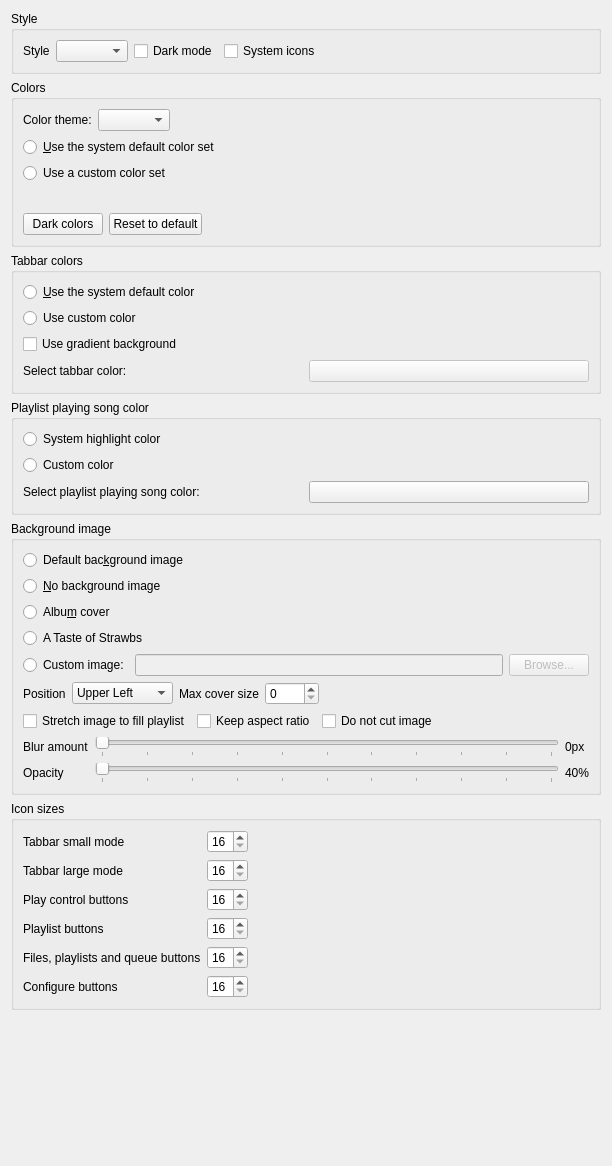
<?xml version="1.0" encoding="UTF-8"?>
<ui version="4.0">
 <class>AppearanceSettingsPage</class>
 <widget class="QWidget" name="AppearanceSettingsPage">
  <property name="geometry">
   <rect>
    <x>0</x>
    <y>0</y>
    <width>612</width>
    <height>1166</height>
   </rect>
  </property>
  <property name="windowTitle">
   <string>Appearance</string>
  </property>
  <layout class="QVBoxLayout" name="layout_appearancesettingspage">
   <item>
    <widget class="QGroupBox" name="groupbox_style">
     <property name="title">
      <string>Style</string>
     </property>
     <layout class="QVBoxLayout" name="verticalLayout">
      <item>
       <layout class="QHBoxLayout" name="layout_style">
        <item>
         <widget class="QLabel" name="label_style">
          <property name="text">
           <string>Style</string>
          </property>
         </widget>
        </item>
        <item>
         <widget class="QComboBox" name="combobox_style">
          <property name="toolTip">
           <string>You might need to restart Strawberry for this setting to fully apply</string>
          </property>
         </widget>
        </item>
        <item>
         <widget class="QCheckBox" name="checkbox_dark_mode">
          <property name="text">
           <string>Dark mode</string>
          </property>
         </widget>
        </item>
        <item>
         <widget class="QCheckBox" name="checkbox_system_icons">
          <property name="toolTip">
           <string>You need to restart Strawberry for this setting to take affect</string>
          </property>
          <property name="text">
           <string>System icons</string>
          </property>
         </widget>
        </item>
        <item>
         <spacer name="spacer_style">
          <property name="orientation">
           <enum>Qt::Horizontal</enum>
          </property>
          <property name="sizeHint" stdset="0">
           <size>
            <width>40</width>
            <height>20</height>
           </size>
          </property>
         </spacer>
        </item>
       </layout>
      </item>
     </layout>
    </widget>
   </item>
   <item>
    <widget class="QGroupBox" name="groupbox_colors">
     <property name="toolTip">
      <string>Changing colors is only supported with some styles</string>
     </property>
     <property name="title">
      <string>Colors</string>
     </property>
     <layout class="QVBoxLayout" name="layout_colors">
      <item>
       <layout class="QHBoxLayout" name="layout_color_theme">
        <item>
         <widget class="QLabel" name="label_color_theme">
          <property name="text">
           <string>Color theme:</string>
          </property>
          <property name="buddy">
           <cstring>combobox_color_theme</cstring>
          </property>
         </widget>
        </item>
        <item>
         <widget class="QComboBox" name="combobox_color_theme">
          <property name="toolTip">
           <string>Named themes override the color set below. Omarchy follows the current desktop theme and falls back to the system colors if none is found.</string>
          </property>
         </widget>
        </item>
        <item>
         <spacer name="spacer_color_theme">
          <property name="orientation">
           <enum>Qt::Horizontal</enum>
          </property>
          <property name="sizeHint" stdset="0">
           <size>
            <width>40</width>
            <height>20</height>
           </size>
          </property>
         </spacer>
        </item>
       </layout>
      </item>
      <item>
       <widget class="QRadioButton" name="use_system_color_set">
        <property name="text">
         <string>&amp;Use the system default color set</string>
        </property>
       </widget>
      </item>
      <item>
       <widget class="QRadioButton" name="use_custom_color_set">
        <property name="text">
         <string>Use a custom color set</string>
        </property>
       </widget>
      </item>
      <item>
       <widget class="QWidget" name="widget_custom_colors" native="true">
        <layout class="QFormLayout" name="layout_custom_colors"/>
       </widget>
      </item>
      <item>
       <layout class="QHBoxLayout" name="layout_color_presets">
        <item>
         <widget class="QPushButton" name="button_dark_colors">
          <property name="toolTip">
           <string>Set a custom color set suitable for a dark theme</string>
          </property>
          <property name="text">
           <string>Dark colors</string>
          </property>
         </widget>
        </item>
        <item>
         <widget class="QPushButton" name="button_reset_colors">
          <property name="toolTip">
           <string>Reset the custom color set to the system default colors</string>
          </property>
          <property name="text">
           <string>Reset to default</string>
          </property>
         </widget>
        </item>
        <item>
         <spacer name="spacer_color_presets">
          <property name="orientation">
           <enum>Qt::Horizontal</enum>
          </property>
          <property name="sizeHint" stdset="0">
           <size>
            <width>40</width>
            <height>20</height>
           </size>
          </property>
         </spacer>
        </item>
       </layout>
      </item>
     </layout>
    </widget>
   </item>
   <item>
    <widget class="QGroupBox" name="groupbox_tabbar_colors">
     <property name="title">
      <string>Tabbar colors</string>
     </property>
     <layout class="QVBoxLayout" name="layout_tabbar_colors">
      <item>
       <widget class="QRadioButton" name="tabbar_system_color">
        <property name="text">
         <string>&amp;Use the system default color</string>
        </property>
       </widget>
      </item>
      <item>
       <widget class="QRadioButton" name="tabbar_custom_color">
        <property name="text">
         <string>Use custom color</string>
        </property>
       </widget>
      </item>
      <item>
       <widget class="QCheckBox" name="tabbar_gradient">
        <property name="text">
         <string>Use gradient background</string>
        </property>
       </widget>
      </item>
      <item>
       <layout class="QHBoxLayout" name="layout_tabbar_color">
        <item>
         <widget class="QLabel" name="label_tabbar_color">
          <property name="enabled">
           <bool>true</bool>
          </property>
          <property name="text">
           <string>Select tabbar color:</string>
          </property>
         </widget>
        </item>
        <item>
         <widget class="QPushButton" name="select_tabbar_color">
          <property name="enabled">
           <bool>false</bool>
          </property>
          <property name="text">
           <string notr="true"/>
          </property>
         </widget>
        </item>
       </layout>
      </item>
     </layout>
    </widget>
   </item>
   <item>
    <widget class="QGroupBox" name="playlist_playing_song_color">
     <property name="title">
      <string>Playlist playing song color</string>
     </property>
     <layout class="QVBoxLayout" name="layout_playlist_playing_song_color">
      <item>
       <widget class="QRadioButton" name="playlist_playing_song_color_system">
        <property name="text">
         <string>System highlight color</string>
        </property>
       </widget>
      </item>
      <item>
       <widget class="QRadioButton" name="playlist_playing_song_color_custom">
        <property name="text">
         <string>Custom color</string>
        </property>
       </widget>
      </item>
      <item>
       <layout class="QHBoxLayout" name="layout_playlist_playing_song_color_custom">
        <item>
         <widget class="QLabel" name="label_select_playlist_playing_song_color">
          <property name="text">
           <string>Select playlist playing song color:</string>
          </property>
         </widget>
        </item>
        <item>
         <widget class="QPushButton" name="select_playlist_playing_song_color">
          <property name="text">
           <string/>
          </property>
         </widget>
        </item>
       </layout>
      </item>
     </layout>
    </widget>
   </item>
   <item>
    <widget class="QGroupBox" name="groupbox_background_image">
     <property name="title">
      <string>Background image</string>
     </property>
     <layout class="QVBoxLayout" name="layout_background_image">
      <item>
       <widget class="QRadioButton" name="use_default_background">
        <property name="text">
         <string>Default bac&amp;kground image</string>
        </property>
       </widget>
      </item>
      <item>
       <widget class="QRadioButton" name="use_no_background">
        <property name="text">
         <string>&amp;No background image</string>
        </property>
       </widget>
      </item>
      <item>
       <widget class="QRadioButton" name="use_album_cover_background">
        <property name="toolTip">
         <string>The album cover of the currently playing song</string>
        </property>
        <property name="text">
         <string>Albu&amp;m cover</string>
        </property>
       </widget>
      </item>
      <item>
       <widget class="QRadioButton" name="use_strawbs_background">
        <property name="text">
         <string notr="true">A Taste of Strawbs</string>
        </property>
       </widget>
      </item>
      <item>
       <layout class="QHBoxLayout" name="layout_custom_image">
        <item>
         <widget class="QRadioButton" name="use_custom_background_image">
          <property name="text">
           <string>Custom image:</string>
          </property>
         </widget>
        </item>
        <item>
         <widget class="QLineEdit" name="background_image_filename">
          <property name="enabled">
           <bool>false</bool>
          </property>
          <property name="text">
           <string notr="true"/>
          </property>
         </widget>
        </item>
        <item>
         <widget class="QPushButton" name="select_background_image_filename_button">
          <property name="enabled">
           <bool>false</bool>
          </property>
          <property name="text">
           <string>Browse...</string>
          </property>
         </widget>
        </item>
       </layout>
      </item>
      <item>
       <widget class="QWidget" name="widget_background_image_options" native="true">
        <layout class="QVBoxLayout" name="layout_custom_background_image_options">
         <property name="leftMargin">
          <number>0</number>
         </property>
         <property name="topMargin">
          <number>0</number>
         </property>
         <property name="rightMargin">
          <number>0</number>
         </property>
         <property name="bottomMargin">
          <number>0</number>
         </property>
         <item>
          <widget class="QWidget" name="widget_background_image_custom_position" native="true">
           <layout class="QHBoxLayout" name="layout_custom_position">
            <property name="leftMargin">
             <number>0</number>
            </property>
            <property name="topMargin">
             <number>0</number>
            </property>
            <property name="rightMargin">
             <number>0</number>
            </property>
            <property name="bottomMargin">
             <number>0</number>
            </property>
            <item>
             <widget class="QLabel" name="label_background_image_position">
              <property name="text">
               <string>Position</string>
              </property>
             </widget>
            </item>
            <item>
             <widget class="QComboBox" name="combobox_background_image_position">
              <item>
               <property name="text">
                <string>Upper Left</string>
               </property>
              </item>
              <item>
               <property name="text">
                <string>Upper Right</string>
               </property>
              </item>
              <item>
               <property name="text">
                <string>Middle</string>
               </property>
              </item>
              <item>
               <property name="text">
                <string>Bottom Left</string>
               </property>
              </item>
              <item>
               <property name="text">
                <string>Bottom Right</string>
               </property>
              </item>
             </widget>
            </item>
            <item>
             <widget class="QLabel" name="label_background_image_max_cover_size">
              <property name="text">
               <string>Max cover size</string>
              </property>
             </widget>
            </item>
            <item>
             <widget class="QSpinBox" name="spinbox_background_image_maxsize">
              <property name="minimum">
               <number>0</number>
              </property>
              <property name="maximum">
               <number>9000</number>
              </property>
             </widget>
            </item>
            <item>
             <spacer name="spacer_background_image_position">
              <property name="orientation">
               <enum>Qt::Horizontal</enum>
              </property>
              <property name="sizeHint" stdset="0">
               <size>
                <width>40</width>
                <height>20</height>
               </size>
              </property>
             </spacer>
            </item>
           </layout>
          </widget>
         </item>
         <item>
          <widget class="QWidget" name="widget_background_image_stretch" native="true">
           <layout class="QHBoxLayout" name="layout_background_image_stretch">
            <property name="leftMargin">
             <number>0</number>
            </property>
            <property name="topMargin">
             <number>0</number>
            </property>
            <property name="rightMargin">
             <number>0</number>
            </property>
            <property name="bottomMargin">
             <number>0</number>
            </property>
            <item>
             <widget class="QCheckBox" name="checkbox_background_image_stretch">
              <property name="text">
               <string>Stretch image to fill playlist</string>
              </property>
             </widget>
            </item>
            <item>
             <widget class="QCheckBox" name="checkbox_background_image_keep_aspect_ratio">
              <property name="text">
               <string>Keep aspect ratio</string>
              </property>
             </widget>
            </item>
            <item>
             <widget class="QCheckBox" name="checkbox_background_image_do_not_cut">
              <property name="text">
               <string>Do not cut image</string>
              </property>
             </widget>
            </item>
            <item>
             <spacer name="spacer_background_image_stretch">
              <property name="orientation">
               <enum>Qt::Horizontal</enum>
              </property>
              <property name="sizeHint" stdset="0">
               <size>
                <width>40</width>
                <height>20</height>
               </size>
              </property>
             </spacer>
            </item>
           </layout>
          </widget>
         </item>
         <item>
          <layout class="QGridLayout" name="layout_background_image_blur_opacity">
           <item row="0" column="0">
            <widget class="QLabel" name="label_background_image_blur">
             <property name="enabled">
              <bool>true</bool>
             </property>
             <property name="text">
              <string>Blur amount</string>
             </property>
            </widget>
           </item>
           <item row="0" column="1">
            <widget class="QSlider" name="slider_background_image_blur">
             <property name="minimum">
              <number>0</number>
             </property>
             <property name="maximum">
              <number>100</number>
             </property>
             <property name="orientation">
              <enum>Qt::Horizontal</enum>
             </property>
             <property name="tickPosition">
              <enum>QSlider::TicksBelow</enum>
             </property>
             <property name="tickInterval">
              <number>10</number>
             </property>
            </widget>
           </item>
           <item row="0" column="2">
            <widget class="QLabel" name="label_background_image_blur_radius">
             <property name="enabled">
              <bool>true</bool>
             </property>
             <property name="text">
              <string>0px</string>
             </property>
            </widget>
           </item>
           <item row="1" column="0">
            <widget class="QLabel" name="label_background_image_opacity">
             <property name="text">
              <string>Opacity</string>
             </property>
            </widget>
           </item>
           <item row="1" column="1">
            <widget class="QSlider" name="slider_background_image_opacity">
             <property name="maximum">
              <number>100</number>
             </property>
             <property name="singleStep">
              <number>10</number>
             </property>
             <property name="orientation">
              <enum>Qt::Horizontal</enum>
             </property>
             <property name="tickPosition">
              <enum>QSlider::TicksBelow</enum>
             </property>
             <property name="tickInterval">
              <number>10</number>
             </property>
            </widget>
           </item>
           <item row="1" column="2">
            <widget class="QLabel" name="label_background_image_opacity_2">
             <property name="text">
              <string>40%</string>
             </property>
            </widget>
           </item>
          </layout>
         </item>
        </layout>
       </widget>
      </item>
     </layout>
    </widget>
   </item>
   <item>
    <widget class="QGroupBox" name="groupbox_icon_sizes">
     <property name="title">
      <string>Icon sizes</string>
     </property>
     <layout class="QHBoxLayout" name="layout_groupbox_icon_sizes">
      <item>
       <layout class="QGridLayout" name="layout_icon_sizes">
        <item row="3" column="0">
         <widget class="QLabel" name="label_icon_size_playlist_buttons">
          <property name="text">
           <string>Playlist buttons</string>
          </property>
         </widget>
        </item>
        <item row="1" column="0">
         <widget class="QLabel" name="label_icon_size_tabbar_large_mode">
          <property name="text">
           <string>Tabbar large mode</string>
          </property>
         </widget>
        </item>
        <item row="2" column="0">
         <widget class="QLabel" name="label_icon_size_play_control_buttons">
          <property name="text">
           <string>Play control buttons</string>
          </property>
         </widget>
        </item>
        <item row="2" column="1">
         <widget class="QSpinBox" name="spinbox_icon_size_play_control_buttons">
          <property name="minimum">
           <number>16</number>
          </property>
          <property name="maximum">
           <number>64</number>
          </property>
         </widget>
        </item>
        <item row="4" column="1">
         <widget class="QSpinBox" name="spinbox_icon_size_left_panel_buttons">
          <property name="minimum">
           <number>16</number>
          </property>
          <property name="maximum">
           <number>64</number>
          </property>
         </widget>
        </item>
        <item row="5" column="0">
         <widget class="QLabel" name="label_icon_size_configure_buttons">
          <property name="text">
           <string>Configure buttons</string>
          </property>
         </widget>
        </item>
        <item row="3" column="1">
         <widget class="QSpinBox" name="spinbox_icon_size_playlist_buttons">
          <property name="minimum">
           <number>16</number>
          </property>
          <property name="maximum">
           <number>64</number>
          </property>
         </widget>
        </item>
        <item row="5" column="1">
         <widget class="QSpinBox" name="spinbox_icon_size_configure_buttons">
          <property name="minimum">
           <number>16</number>
          </property>
          <property name="maximum">
           <number>64</number>
          </property>
         </widget>
        </item>
        <item row="4" column="0">
         <widget class="QLabel" name="label_icon_size_left_panel_buttons">
          <property name="text">
           <string>Files, playlists and queue buttons</string>
          </property>
         </widget>
        </item>
        <item row="1" column="1">
         <widget class="QSpinBox" name="spinbox_icon_size_tabbar_large_mode">
          <property name="minimum">
           <number>16</number>
          </property>
          <property name="maximum">
           <number>64</number>
          </property>
         </widget>
        </item>
        <item row="0" column="0">
         <widget class="QLabel" name="label_icon_size_tabbar_small_mode">
          <property name="text">
           <string>Tabbar small mode</string>
          </property>
         </widget>
        </item>
        <item row="0" column="1">
         <widget class="QSpinBox" name="spinbox_icon_size_tabbar_small_mode">
          <property name="minimum">
           <number>16</number>
          </property>
          <property name="maximum">
           <number>64</number>
          </property>
         </widget>
        </item>
       </layout>
      </item>
      <item>
       <spacer name="spacer_icon_sizes">
        <property name="orientation">
         <enum>Qt::Horizontal</enum>
        </property>
        <property name="sizeHint" stdset="0">
         <size>
          <width>40</width>
          <height>20</height>
         </size>
        </property>
       </spacer>
      </item>
     </layout>
    </widget>
   </item>
   <item>
    <spacer name="spacer_bottom">
     <property name="orientation">
      <enum>Qt::Vertical</enum>
     </property>
     <property name="sizeHint" stdset="0">
      <size>
       <width>20</width>
       <height>40</height>
      </size>
     </property>
    </spacer>
   </item>
  </layout>
 </widget>
 <tabstops>
  <tabstop>combobox_style</tabstop>
  <tabstop>checkbox_dark_mode</tabstop>
  <tabstop>checkbox_system_icons</tabstop>
  <tabstop>use_system_color_set</tabstop>
  <tabstop>use_custom_color_set</tabstop>
  <tabstop>button_dark_colors</tabstop>
  <tabstop>button_reset_colors</tabstop>
  <tabstop>tabbar_system_color</tabstop>
  <tabstop>tabbar_custom_color</tabstop>
  <tabstop>tabbar_gradient</tabstop>
  <tabstop>select_tabbar_color</tabstop>
  <tabstop>playlist_playing_song_color_system</tabstop>
  <tabstop>playlist_playing_song_color_custom</tabstop>
  <tabstop>select_playlist_playing_song_color</tabstop>
  <tabstop>use_default_background</tabstop>
  <tabstop>use_no_background</tabstop>
  <tabstop>use_album_cover_background</tabstop>
  <tabstop>use_strawbs_background</tabstop>
  <tabstop>use_custom_background_image</tabstop>
  <tabstop>background_image_filename</tabstop>
  <tabstop>select_background_image_filename_button</tabstop>
  <tabstop>combobox_background_image_position</tabstop>
  <tabstop>spinbox_background_image_maxsize</tabstop>
  <tabstop>checkbox_background_image_stretch</tabstop>
  <tabstop>checkbox_background_image_keep_aspect_ratio</tabstop>
  <tabstop>checkbox_background_image_do_not_cut</tabstop>
  <tabstop>slider_background_image_blur</tabstop>
  <tabstop>slider_background_image_opacity</tabstop>
  <tabstop>spinbox_icon_size_tabbar_small_mode</tabstop>
  <tabstop>spinbox_icon_size_tabbar_large_mode</tabstop>
  <tabstop>spinbox_icon_size_play_control_buttons</tabstop>
  <tabstop>spinbox_icon_size_playlist_buttons</tabstop>
  <tabstop>spinbox_icon_size_left_panel_buttons</tabstop>
  <tabstop>spinbox_icon_size_configure_buttons</tabstop>
 </tabstops>
 <resources/>
 <connections/>
</ui>
